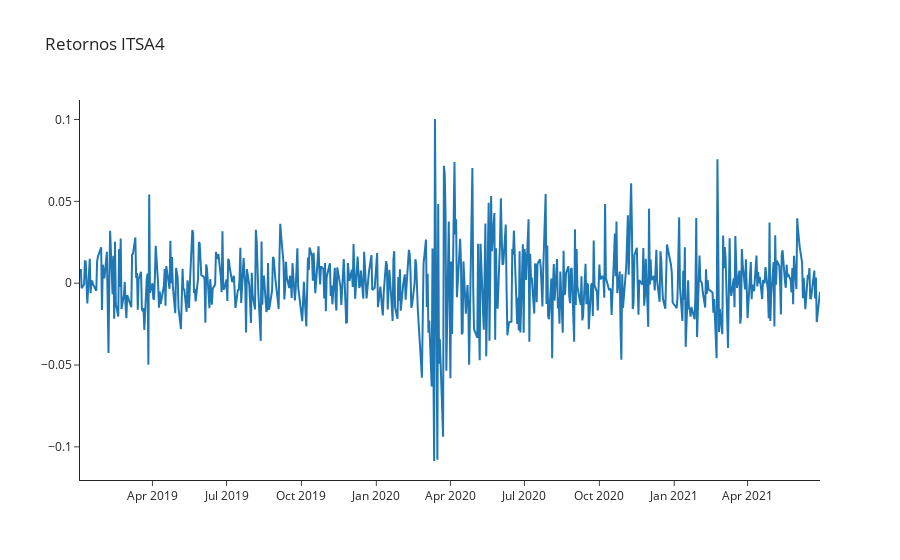

Here is the notebook cell this chart was saved with:
### Code cell
fig = go.Figure()
fig.add_trace(go.Scatter(name='ITAU_RETORNOS', x=itau_retornos.index, y=itau_retornos['ITAU']))
fig.update_layout(title_text='Retornos ITSA4', template='simple_white')
fig.show()

### Figure 1 — Plotly figure (JSON) as saved in the notebook; plotly's stock layout.template omitted (floating-point values rounded to 4 significant figures; data arrays with more than 128 entries replaced by an {"elided": "..."} marker saying what was removed)
{"data": [{"name": "ITAU_RETORNOS", "type": "scatter", "x": {"elided": "617 str values"}, "y": {"elided": "617 float values"}}], "layout": {"title": {"text": "Retornos ITSA4"}}}
